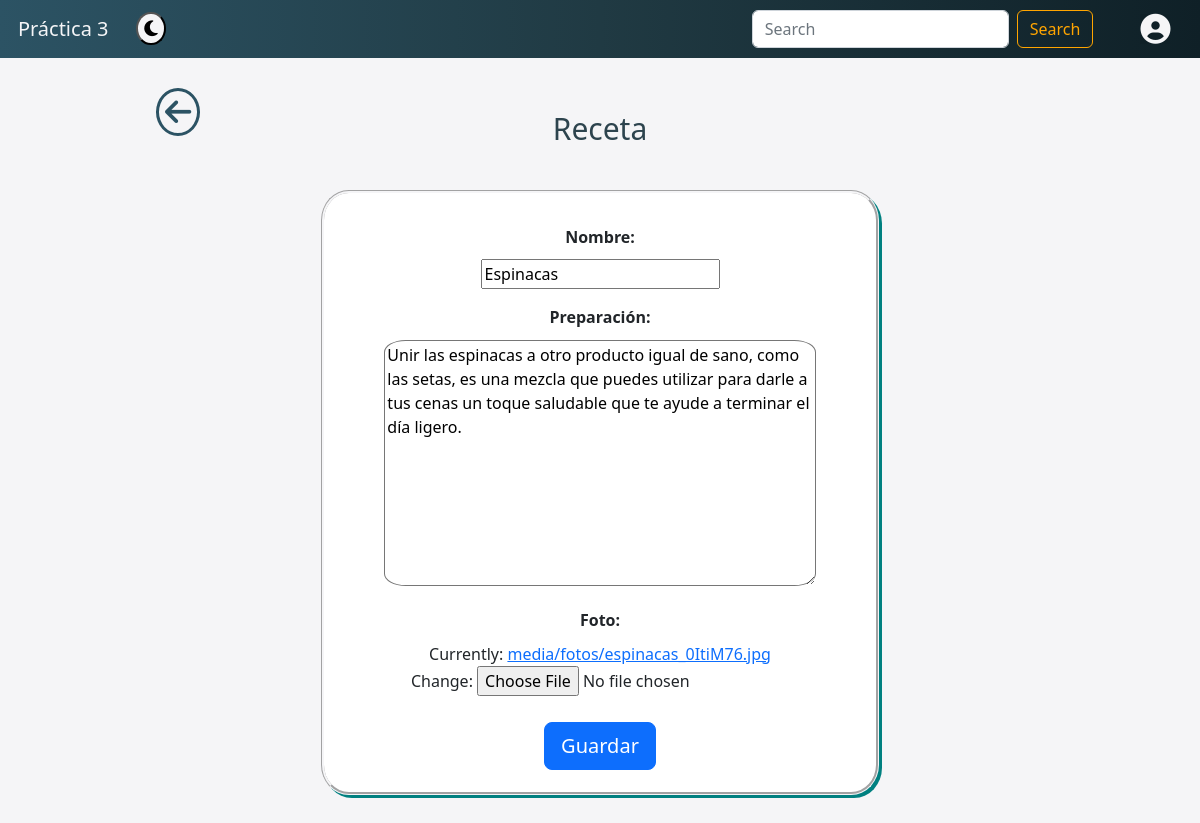
The page /recetas/edit/61/ on the database its author committed.
### recetas/models.py (models this page shows, shortened)
class Receta(models.Model):
	nombre       = models.CharField(max_length=200, validators=[validate_mayus])
	preparación  = models.TextField(max_length=5000, validators=[validate_mayus])
	foto         = models.FileField(upload_to='media/fotos')

### recetas/views.py (the view)
# urls.py: path('recetas/edit/<int:id>/', views.editar_receta, name='editar_receta'),
def editar_receta(request, id):
    receta = get_object_or_404(Receta, id=id)
    if request.method == "POST":
        form = RecetaForm(request.POST, request.FILES, instance=receta)
        if form.is_valid():
            receta = form.instance
            receta.save()
            messages.add_message(request, messages.SUCCESS, 'Receta editada!')
            return redirect('detalles', id=receta.id)
    else:
        form = RecetaForm(instance=receta)
    return render(request, 'nueva_receta.html', {'form': form})

### recetas/forms.py
class RecetaForm(forms.ModelForm):
    class Meta:
        model = Receta
        fields = ('nombre', 'preparación', 'foto')

### recetas/templates/nueva_receta.html (shortened to what this page needs)
{% extends 'base.html' %}
{% block contenido %}
    {% load static %}
    <link rel="stylesheet" href="{% static 'css/nueva_receta.css' %}">
    <a class="fas fa-arrow-left" href="/"></a>
    <div class="div-nreceta-comida" id="div-nreceta-comida">
        <br><br>
        <p class="p-nreceta-titulo">Receta</p>
        <form method="POST" class="form-nreceta" enctype="multipart/form-data">
            {{form.as_p}}
            <button type="submit" class="btn btn-primary btn-lg">Guardar</button>
        </form>
    </div>
{% endblock %}

### recetas/static/css/base.css (style rules this page uses)
body { background-color: #f5f5f7; transition: .3s ease all; margin-bottom: 3%; }
.fas.fa-arrow-left { padding: 6px; position: absolute; margin-top: 2.5%; left: 13%; text-decoration: none; border: solid; border-radius: 100%; border-width: 3px; font-size: 30px; color: #2C5364; }

### recetas/static/css/nueva_receta.css (style rules this page uses)
.div-nreceta-comida { text-align: center; }
.p-nreceta-titulo { color: #2d444e; font-weight: 500; font-size: 30px; }
.form-nreceta { padding: 2%; border: groove; border-color: #f5f5f7; border-radius: 5%; margin-top: 3.5%; margin-left: 25%; margin-right: 25%; background-color: white; box-shadow: 3px 3px teal; }
.div-nreceta-comida label { font-weight: 550; font-size: 16px; margin: 2%; display: block; }
.div-nreceta-comida textarea { width: 85%; border-radius: 5%; }
.div-nreceta-comida button { margin-top: 2%; }

### rows shown on the page
Receta: nombre "Espinacas", preparación "Unir las espinacas a otro producto igual de sano, como las setas, es una mezcla que puedes utilizar para darle a tus cenas un toque saludable que te ayude a terminar el día ligero."
